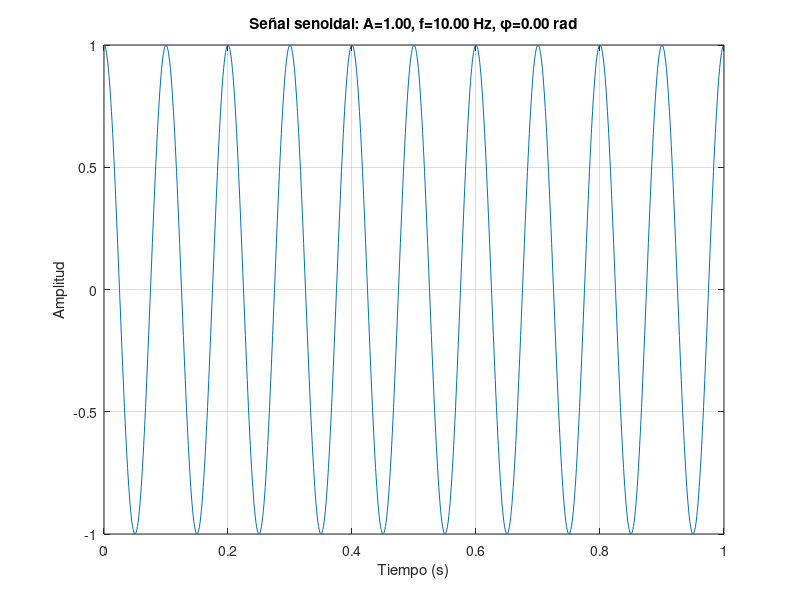

MATLAB code to generate this figure:
fs = 1000;          % frecuencia de muestreo (Hz)
T = 1;              % duración (s)
t = 0:1/fs:T-1/fs;  % vector de tiempo

f0 = 10;             % frecuencia de la señal (Hz)
A = 1;              % amplitud
phi = 0;            % fase inicial (rad)

x = A * cos(2*pi*f0*t + phi);

figure;
plot(t, x);
xlabel('Tiempo (s)');
ylabel('Amplitud');
title(sprintf('Señal senoidal: A=%.2f, f=%.2f Hz, \\phi=%.2f rad', A, f0, phi));
grid on;
